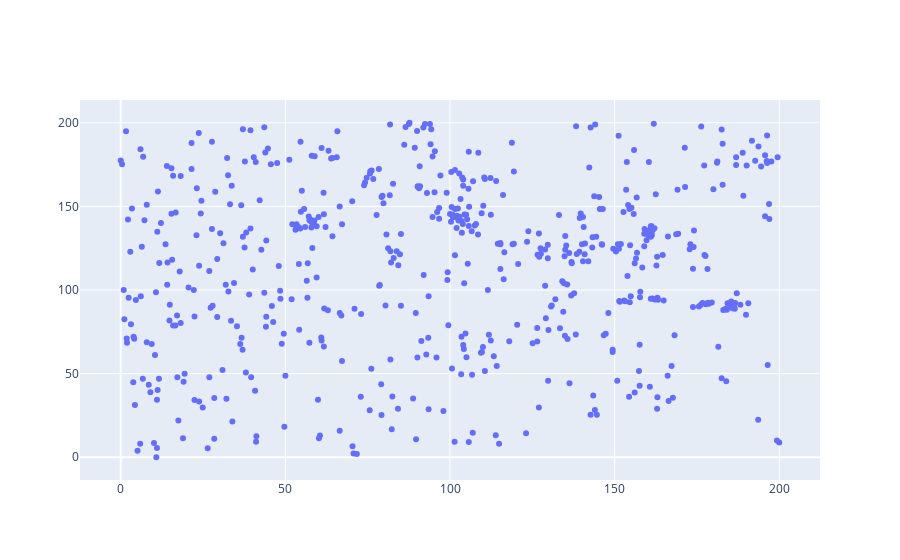

Notebook cell for this chart:
### Code cell
fig = go.Figure()
fig.add_trace(go.Scatter(x=df['sn'], y=df['we'], mode='markers', name='markers'))
fig.show()

### Figure 1 — Plotly figure (JSON) as saved in the notebook; plotly's stock layout.template omitted (floating-point values rounded to 4 significant figures; data arrays with more than 128 entries replaced by an {"elided": "..."} marker saying what was removed)
{"data": [{"mode": "markers", "name": "markers", "type": "scatter", "x": {"elided": "584 float values"}, "y": {"elided": "584 float values"}}], "layout": {}}
